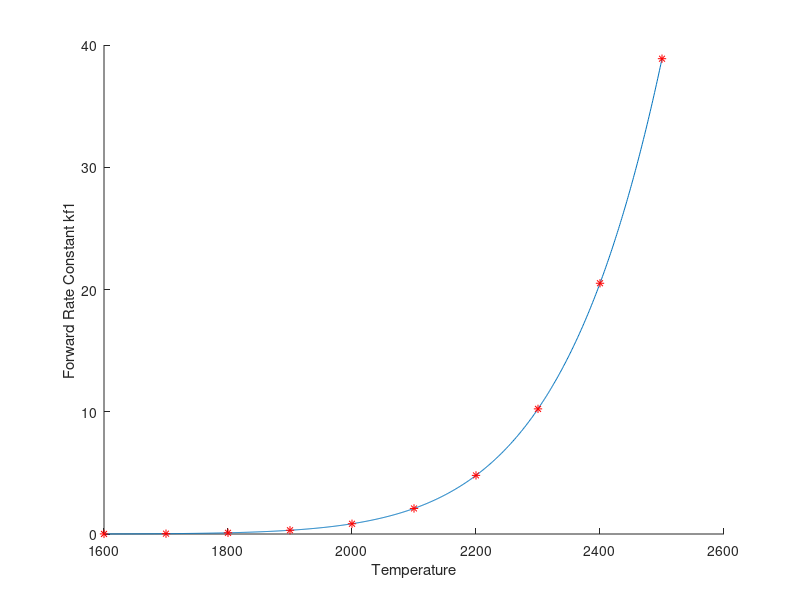

The MATLAB source for this figure:
function zaldovich()
clc
clear all
close all

A = 1.8*10^8;
Ea = 38370;

T = 1600:1:2500;
k = A*exp(-Ea./T); 

T_trunc = T(1:100:end);
k_trunc = k(1:100:end);

figure();
hold on
plot(T,k);
plot(T(1:100:end),k(1:100:end),'*r');
xlabel('Temperature');
ylabel('Forward Rate Constant kf1')

%strValues = strtrim(cellstr(num2str([T_trunc(:) k_trunc(:)],'(%f,%f)')));
%text(T(1:100:end),k(1:100:end),strValues,'VerticalAlignment','bottom');
end

